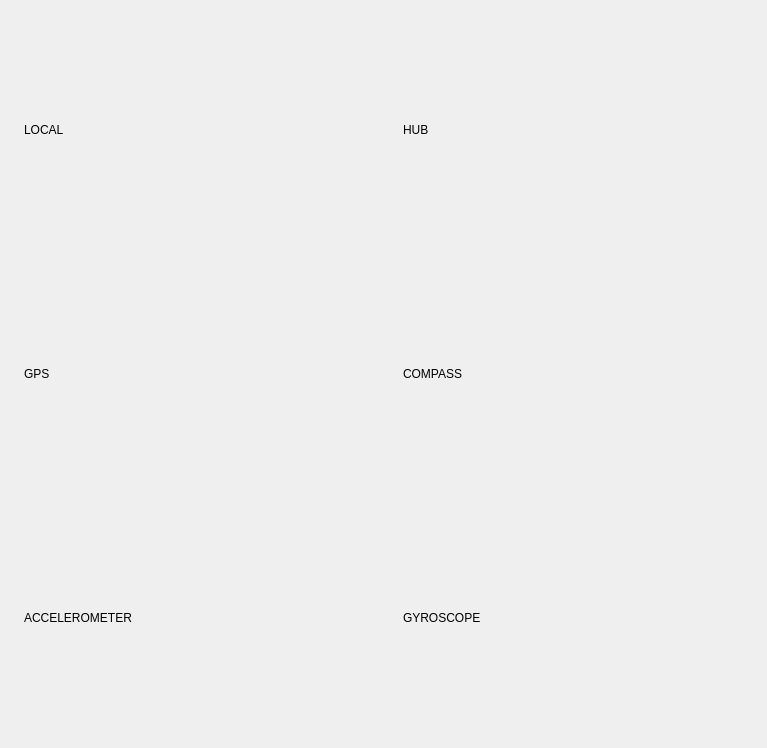
<?xml version="1.0" encoding="UTF-8"?>
<ui version="4.0">
 <class>RealtimeValuesWidget</class>
 <widget class="QWidget" name="RealtimeValuesWidget">
  <property name="geometry">
   <rect>
    <x>0</x>
    <y>0</y>
    <width>767</width>
    <height>748</height>
   </rect>
  </property>
  <property name="windowTitle">
   <string>Form</string>
  </property>
  <layout class="QGridLayout" name="gridLayout">
   <item row="0" column="0">
    <widget class="QLabel" name="label_8">
     <property name="text">
      <string/>
     </property>
     <property name="pixmap">
      <pixmap resource="../resources/icons.qrc">:/icons/network.svg</pixmap>
     </property>
     <property name="margin">
      <number>10</number>
     </property>
    </widget>
   </item>
   <item row="1" column="0">
    <widget class="QLabel" name="label">
     <property name="text">
      <string/>
     </property>
     <property name="pixmap">
      <pixmap resource="../resources/icons.qrc">:/icons/sensor_gps.svg</pixmap>
     </property>
     <property name="margin">
      <number>10</number>
     </property>
    </widget>
   </item>
   <item row="1" column="1">
    <widget class="QLabel" name="labelGPS">
     <property name="sizePolicy">
      <sizepolicy hsizetype="Expanding" vsizetype="Minimum">
       <horstretch>0</horstretch>
       <verstretch>0</verstretch>
      </sizepolicy>
     </property>
     <property name="lineWidth">
      <number>0</number>
     </property>
     <property name="text">
      <string>GPS</string>
     </property>
    </widget>
   </item>
   <item row="1" column="3">
    <widget class="QLabel" name="label_3">
     <property name="text">
      <string/>
     </property>
     <property name="pixmap">
      <pixmap resource="../resources/icons.qrc">:/icons/sensor_compass.svg</pixmap>
     </property>
     <property name="margin">
      <number>10</number>
     </property>
    </widget>
   </item>
   <item row="1" column="4">
    <widget class="QLabel" name="labelCompass">
     <property name="sizePolicy">
      <sizepolicy hsizetype="Expanding" vsizetype="Minimum">
       <horstretch>0</horstretch>
       <verstretch>0</verstretch>
      </sizepolicy>
     </property>
     <property name="text">
      <string>COMPASS</string>
     </property>
    </widget>
   </item>
   <item row="2" column="0">
    <widget class="QLabel" name="label_5">
     <property name="text">
      <string/>
     </property>
     <property name="pixmap">
      <pixmap resource="../resources/icons.qrc">:/icons/sensor_accellerometer.svg</pixmap>
     </property>
     <property name="margin">
      <number>10</number>
     </property>
    </widget>
   </item>
   <item row="2" column="1" colspan="2">
    <widget class="QLabel" name="labelAccelerometer">
     <property name="sizePolicy">
      <sizepolicy hsizetype="Expanding" vsizetype="Minimum">
       <horstretch>0</horstretch>
       <verstretch>0</verstretch>
      </sizepolicy>
     </property>
     <property name="text">
      <string>ACCELEROMETER</string>
     </property>
    </widget>
   </item>
   <item row="2" column="3">
    <widget class="QLabel" name="label_6">
     <property name="text">
      <string/>
     </property>
     <property name="pixmap">
      <pixmap resource="../resources/icons.qrc">:/icons/sensor_gyroscope.svg</pixmap>
     </property>
     <property name="margin">
      <number>10</number>
     </property>
    </widget>
   </item>
   <item row="0" column="1">
    <widget class="QLabel" name="labelLocal">
     <property name="sizePolicy">
      <sizepolicy hsizetype="Expanding" vsizetype="Minimum">
       <horstretch>0</horstretch>
       <verstretch>0</verstretch>
      </sizepolicy>
     </property>
     <property name="text">
      <string>LOCAL</string>
     </property>
    </widget>
   </item>
   <item row="2" column="4">
    <widget class="QLabel" name="labelGyroscope">
     <property name="sizePolicy">
      <sizepolicy hsizetype="Expanding" vsizetype="Minimum">
       <horstretch>0</horstretch>
       <verstretch>0</verstretch>
      </sizepolicy>
     </property>
     <property name="text">
      <string>GYROSCOPE</string>
     </property>
    </widget>
   </item>
   <item row="0" column="4">
    <widget class="QLabel" name="labelHub">
     <property name="sizePolicy">
      <sizepolicy hsizetype="Expanding" vsizetype="Minimum">
       <horstretch>0</horstretch>
       <verstretch>0</verstretch>
      </sizepolicy>
     </property>
     <property name="text">
      <string>HUB</string>
     </property>
    </widget>
   </item>
  </layout>
 </widget>
 <resources>
  <include location="../resources/icons.qrc"/>
 </resources>
 <connections/>
</ui>
